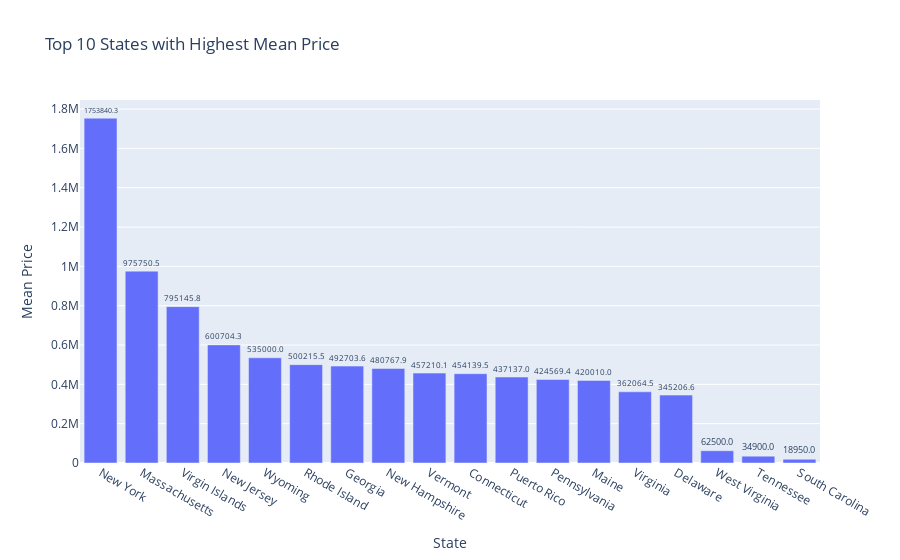

The notebook cell saved with this chart:
### Code cell
df_mean = housing.groupby('state')['price'].mean().reset_index()

df_mean_sort = df_mean.sort_values(by='price', ascending=False)

fig = px.bar(df_mean_sort, x='state', y='price',
             title='Top 10 States with Highest Mean Price',
             labels={'state': 'State', 'price': 'Mean Price'})
fig.update_traces(texttemplate='%{y:.1f}', textposition='outside')
fig.show()

### Figure 1 — Plotly figure (JSON) as saved in the notebook; plotly's stock layout.template omitted (floating-point values rounded to 4 significant figures)
{"data": [{"alignmentgroup": "True", "hovertemplate": "State=%{x}<br>Mean Price=%{y}<extra></extra>", "legendgroup": "", "marker": {"color": "#636efa", "pattern": {"shape": ""}}, "name": "", "offsetgroup": "", "orientation": "v", "showlegend": false, "textposition": "outside", "texttemplate": "%{y:.1f}", "type": "bar", "x": ["New York", "Massachusetts", "Virgin Islands", "New Jersey", "Wyoming", "Rhode Island", "Georgia", "New Hampshire", "Vermont", "Connecticut", "Puerto Rico", "Pennsylvania", "Maine", "Virginia", "Delaware", "West Virginia", "Tennessee", "South Carolina"], "xaxis": "x", "y": [1754000.0, 975800.0, 795100.0, 600700.0, 535000, 500200.0, 492700.0, 480800.0, 457200.0, 454100.0, 437100.0, 424600.0, 420000.0, 362100.0, 345200.0, 62500, 34900, 18950], "yaxis": "y"}], "layout": {"barmode": "relative", "legend": {"tracegroupgap": 0}, "title": {"text": "Top 10 States with Highest Mean Price"}, "xaxis": {"anchor": "y", "domain": [0, 1], "title": {"text": "State"}}, "yaxis": {"anchor": "x", "domain": [0, 1], "title": {"text": "Mean Price"}}}}
